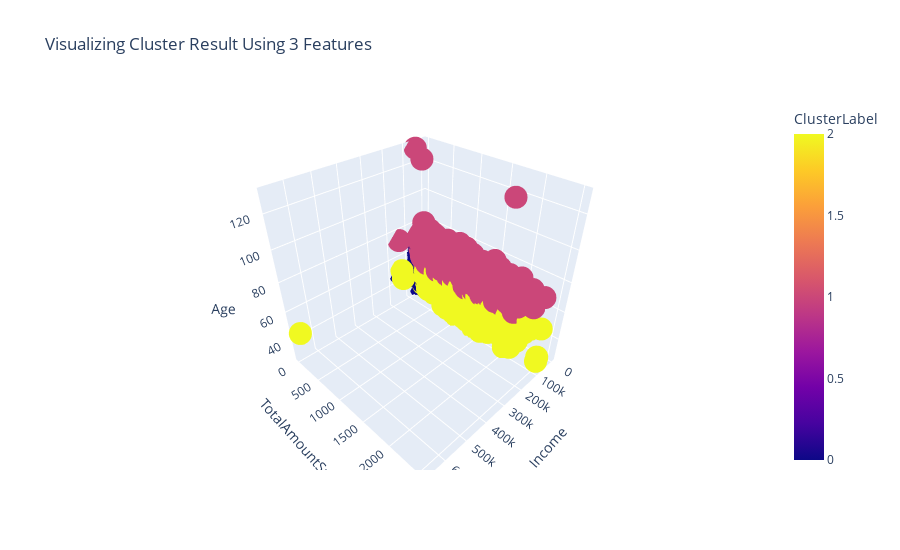

Write notebook code for a chart like this one.
### Markdown cell above
# Visualizing The Result

### Code cell
fig = px.scatter_3d(data_frame=data, x="Income", 
                    y="TotalAmountSpent", z="Age", color="ClusterLabel", height=550,
                   title = "Visualizing Cluster Result Using 3 Features")
fig.show()

### Figure 1 — Plotly figure (JSON) as saved in the notebook; plotly's stock layout.template omitted (floating-point values rounded to 4 significant figures; data arrays with more than 128 entries replaced by an {"elided": "..."} marker saying what was removed)
{"data": [{"hovertemplate": "Income=%{x}<br>TotalAmountSpent=%{y}<br>Age=%{z}<br>ClusterLabel=%{marker.color}<extra></extra>", "legendgroup": "", "marker": {"color": {"elided": "2240 int values"}, "coloraxis": "coloraxis", "symbol": "circle"}, "mode": "markers", "name": "", "scene": "scene", "showlegend": false, "type": "scatter3d", "x": {"elided": "2240 float values"}, "y": {"elided": "2240 int values"}, "z": {"elided": "2240 int values"}}], "layout": {"coloraxis": {"colorbar": {"title": {"text": "ClusterLabel"}}, "colorscale": [[0, "#0d0887"], [0.1111, "#46039f"], [0.2222, "#7201a8"], [0.3333, "#9c179e"], [0.4444, "#bd3786"], [0.5556, "#d8576b"], [0.6667, "#ed7953"], [0.7778, "#fb9f3a"], [0.8889, "#fdca26"], [1, "#f0f921"]]}, "height": 550, "legend": {"tracegroupgap": 0}, "scene": {"domain": {"x": [0, 1], "y": [0, 1]}, "xaxis": {"title": {"text": "Income"}}, "yaxis": {"title": {"text": "TotalAmountSpent"}}, "zaxis": {"title": {"text": "Age"}}}, "title": {"text": "Visualizing Cluster Result Using 3 Features"}}}
